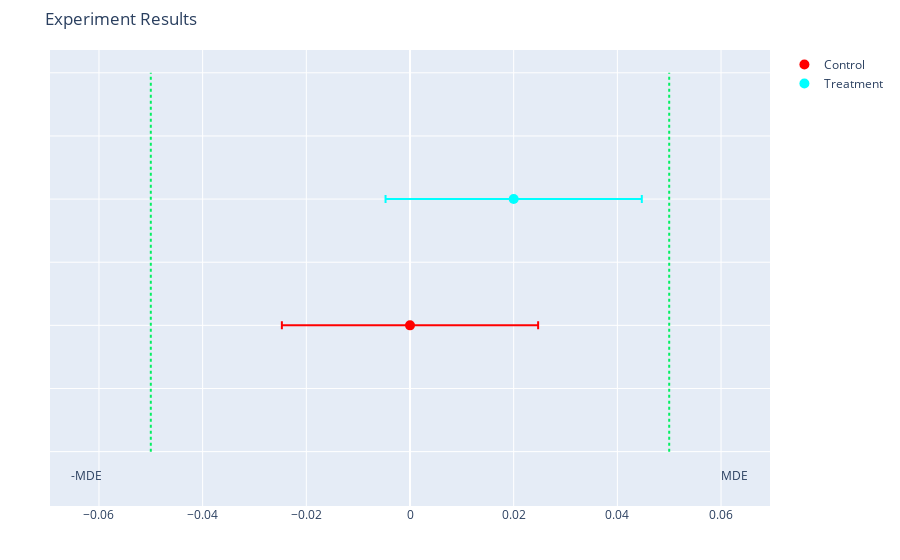

Notebook code cell kept with this figure:
### Code cell
# Confidence Intervals (case 2)

confidence_intervals_3 = ab_exp.get_experiment_results(min_sample_size, .08, min_sample_size, .1, 'Confidence Intervals')
confidence_intervals_3

### Figure 1 — Plotly figure (JSON) as saved in the notebook; plotly's stock layout.template omitted (floating-point values rounded to 4 significant figures)
{"data": [{"error_x": {"array": [-0.02472, 0, 0.02472], "symmetric": true, "type": "data"}, "marker": {"color": "red", "size": 10}, "mode": "markers", "name": "Control", "type": "scatter", "x": [0], "y": [5]}, {"error_x": {"array": [0.02472, 0.02, 0.02472], "symmetric": true, "type": "data"}, "marker": {"color": "cyan", "size": 10}, "mode": "markers", "name": "Treatment", "type": "scatter", "x": [0.02], "y": [7]}, {"line": {"color": "#04ef62", "dash": "dot"}, "mode": "lines", "name": "-MDE", "showlegend": false, "type": "scatter", "x": [-0.05, -0.05], "y": [3, 9]}, {"line": {"color": "#04ef62", "dash": "dot"}, "mode": "lines", "name": "MDE", "showlegend": false, "type": "scatter", "x": [0.05, 0.05], "y": [3, 9]}, {"mode": "text", "showlegend": false, "text": "MDE", "textposition": "top center", "type": "scatter", "x": [0.0625], "y": [2.5]}, {"mode": "text", "showlegend": false, "text": "-MDE", "textposition": "top center", "type": "scatter", "x": [-0.0625], "y": [2.5]}], "layout": {"autosize": true, "margin": {"b": 50, "l": 50, "r": 50, "t": 50}, "showlegend": true, "title": {"text": "Experiment Results"}, "xaxis": {"title": {"text": ""}}, "yaxis": {"showticklabels": false, "title": {"text": ""}}}}
